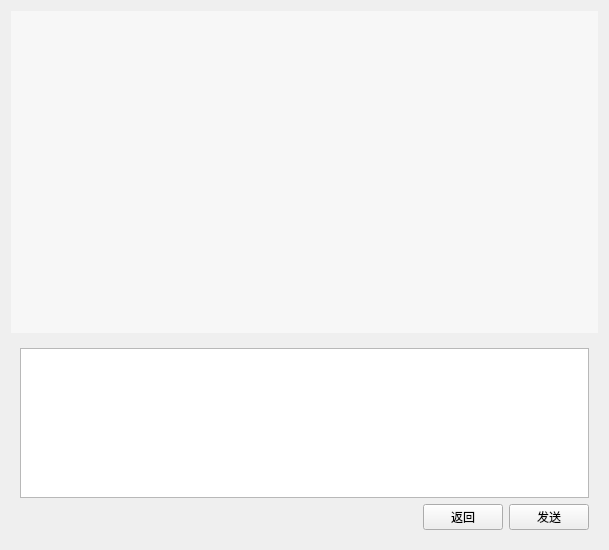
<?xml version="1.0" encoding="UTF-8"?>
<ui version="4.0">
 <class>ChatRoom</class>
 <widget class="QWidget" name="ChatRoom">
  <property name="geometry">
   <rect>
    <x>0</x>
    <y>0</y>
    <width>609</width>
    <height>550</height>
   </rect>
  </property>
  <property name="windowTitle">
   <string>Form</string>
  </property>
  <layout class="QGridLayout" name="gridLayout">
   <item row="1" column="0">
    <widget class="QWidget" name="widget" native="true">
     <property name="minimumSize">
      <size>
       <width>0</width>
       <height>200</height>
      </size>
     </property>
     <property name="maximumSize">
      <size>
       <width>16777215</width>
       <height>200</height>
      </size>
     </property>
     <layout class="QGridLayout" name="gridLayout_2">
      <item row="1" column="2">
       <widget class="ElaPushButton" name="returnBtn">
        <property name="text">
         <string>返回</string>
        </property>
       </widget>
      </item>
      <item row="1" column="0">
       <spacer name="horizontalSpacer">
        <property name="orientation">
         <enum>Qt::Horizontal</enum>
        </property>
        <property name="sizeHint" stdset="0">
         <size>
          <width>40</width>
          <height>20</height>
         </size>
        </property>
       </spacer>
      </item>
      <item row="1" column="3">
       <widget class="ElaPushButton" name="sendBtn">
        <property name="text">
         <string>发送</string>
        </property>
       </widget>
      </item>
      <item row="0" column="0" colspan="4">
       <widget class="ElaPlainTextEdit" name="textEdit">
        <property name="sizePolicy">
         <sizepolicy hsizetype="Expanding" vsizetype="Preferred">
          <horstretch>0</horstretch>
          <verstretch>0</verstretch>
         </sizepolicy>
        </property>
       </widget>
      </item>
     </layout>
    </widget>
   </item>
   <item row="0" column="0">
    <widget class="QListWidget" name="listWidget">
     <property name="sizePolicy">
      <sizepolicy hsizetype="Expanding" vsizetype="Preferred">
       <horstretch>0</horstretch>
       <verstretch>0</verstretch>
      </sizepolicy>
     </property>
     <property name="styleSheet">
      <string notr="true">QListWidget{background-color: rgb(247, 247, 247); color:rgb(51,51,51); border: 1px solid  rgb(247, 247, 247);outline:0px;}
QListWidget::Item{background-color: rgb(247, 247, 247);}
QListWidget::Item:hover{background-color: rgb(247, 247, 247); }
QListWidget::item:selected{
	background-color: rgb(247, 247, 247);
	color:black; 
    border: 1px solid  rgb(247, 247, 247);
}
QListWidget::item:selected:!active{border: 1px solid  rgb(247, 247, 247); background-color: rgb(247, 247, 247); color:rgb(51,51,51); } </string>
     </property>
     <property name="verticalScrollBarPolicy">
      <enum>Qt::ScrollBarAsNeeded</enum>
     </property>
     <property name="horizontalScrollBarPolicy">
      <enum>Qt::ScrollBarAlwaysOff</enum>
     </property>
    </widget>
   </item>
  </layout>
 </widget>
 <customwidgets>
  <customwidget>
   <class>ElaPushButton</class>
   <extends>QPushButton</extends>
   <header>elapushbutton.h</header>
  </customwidget>
  <customwidget>
   <class>ElaPlainTextEdit</class>
   <extends>QTextEdit</extends>
   <header>elaplaintextedit.h</header>
  </customwidget>
 </customwidgets>
 <resources/>
 <connections/>
</ui>
